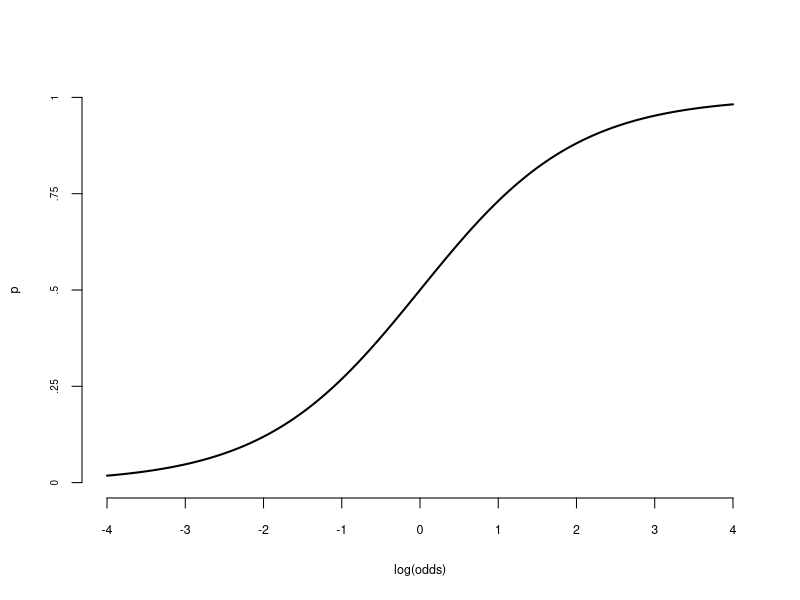
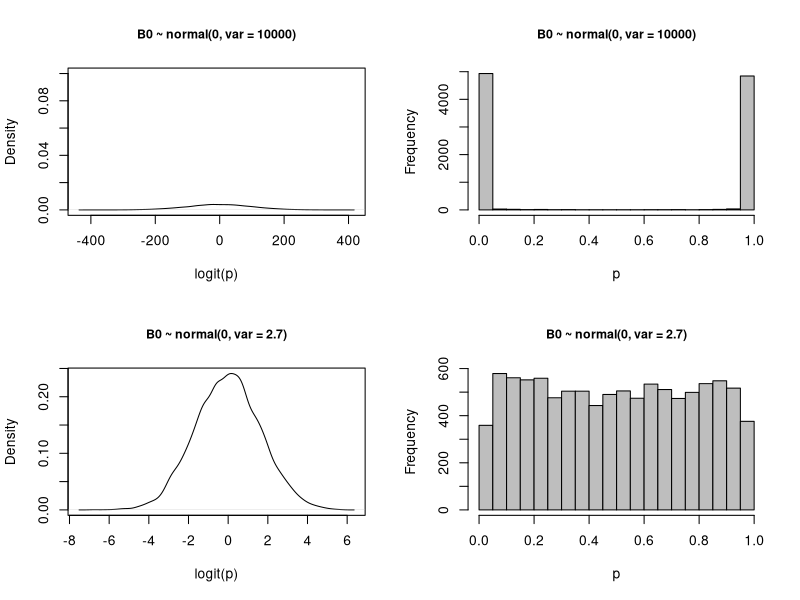
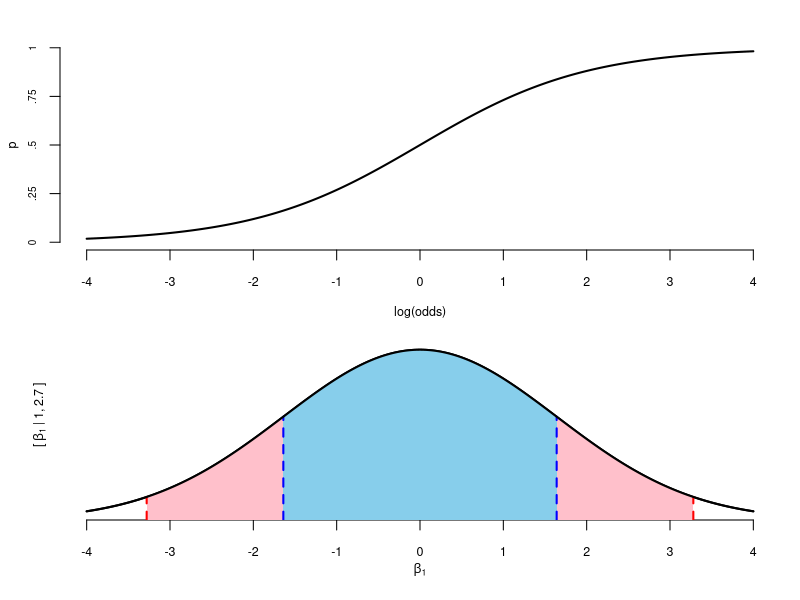

Write the R code that produced these figures, in order.
## ---- chunk 1
knitr::opts_chunk$set(dev = 'pdf')
## ---- chunk 2
x <- seq(-4, 4, .01)
y <- exp(x) / (exp(x) + 1)

plot(x, y, lwd = 2, lty = 1, type = "l", xlab = "log(odds)", ylab = "p", frame.plot=FALSE,  
     yaxt = 'n', xaxt = 'n', xlim = c(-4, 4), ylim = c(0, 1), cex.lab = .75)

axis(1, at = c(-4, -3, -2, -1, 0, 1, 2, 3, 4), cex.axis = .75)
axis(2, at = c(0, .25, .5, .75, 1), labels =  c("0", ".25", ".5", ".75", "1"), cex.axis = .6)
## ---- chunk 3
par(mfrow = c(2,2))
x <- rnorm(10000, 0, 10000^.5)
plot(density(x), ylim = c(0, .1), main = "B0 ~ normal(0, var = 10000)", cex.main = .9, xlab = "logit(p)")
x2 <- exp(x)/(1 + exp(x))
hist(x2, xlab = "p", main = "B0 ~ normal(0, var = 10000)", cex.main = .9, col = "gray")

x <- rnorm(10000, 0, 2.7^.5)
plot(density(x), main = "B0 ~ normal(0, var = 2.7)", cex.main = .9, xlab = "logit(p)")
x2 <- exp(x)/(1 + exp(x))
hist(x2, xlab = "p", main = "B0 ~ normal(0, var = 2.7)", cex.main = .9, col = "gray")

## ---- chunk 4

par(mfrow = c(2, 1), mar = c(2.5, 3, 2, 1))

x <- seq(-4, 4, .01)

y <- exp(x) / (exp(x) + 1)

plot(x, y, lwd = 2, lty = 1, type = "l", xlab = "log(odds)", ylab = "p", frame.plot=FALSE,  
     
     yaxt = 'n', xaxt = 'n', xlim = c(-4, 4), ylim = c(0, 1), cex.lab = .75)
axis(1, at = c(-4, -3, -2, -1, 0, 1, 2, 3, 4), cex.axis = .75)
axis(2, at = c(0, .25, .5, .75, 1), labels =  c("0", ".25", ".5", ".75", "1"), cex.axis = .6)
mtext(side = 1, line = 2.5, "log(odds)", cex = .75)
mtext(side = 2, line = 2, "p", cex = .75)

y2 <- dnorm(x, 0, 1.64)
par(mar = c(4, 3, .5, 1))

plot(x, y2, xlab= NA, ylab= NA, lwd = 2, lty=1, type = "l", frame.plot=FALSE, yaxt = 'n', xaxt = 'n', 
xlim = c(-4, 4), ylim = c(0, .3), yaxs = "i", cex.lab = .75)

axis(1, at = c(-4, -3, -2, -1, 0, 1, 2, 3, 4), cex.axis = .75)
mtext(side = 2, line = .5, expression(paste("[ ", beta[1], " | 1, ", 2.7, " ]")), cex = .75)
mtext(side = 1, line = 2, expression(beta[1]), cex = .75)

cord.x <- c(-2,seq(-2,2,0.01),2) 
cord.y <- c(0,dnorm(seq(-2,2,0.01),0,1.64),0) 
polygon(cord.x,cord.y,col='pink', border = NA)
cord.x <- c(-1,seq(-1,1,0.01),1) 
cord.y <- c(0,dnorm(seq(-1,1,0.01),0,1.64),0) 
polygon(cord.x,cord.y,col='skyblue', border = NA)
val <- 1.64 * 2
cord.x <- c(-val, seq(-val, val, 0.01), val) 
cord.y <- c(0, dnorm(seq(-val, val, 0.01), 0, 1.64), 0) 
polygon(cord.x, cord.y, col = 'pink', border = NA)
segments(x0 = -val, y0 = 0, x1 =-val, y1 = dnorm(-val, 0, 1.64), col="red", lwd = 2, lty = 2)
segments(x0 = val, y0 = 0, x1 = val, y1 = dnorm(val, 0, 1.64), col="red", lwd = 2, lty = 2)
val <- 1.64
cord.x <- c(-val, seq(-val, val, 0.01), val) 
cord.y <- c(0, dnorm(seq(-val, val, 0.01),0, 1.64), 0) 
polygon(cord.x, cord.y, col = 'skyblue', border = NA)
segments(x0 = -val, y0 = 0, x1 =-val, y1 = dnorm(-val, 0, 1.64), col="blue", lwd = 2, lty = 2)
segments(x0 = val, y0 = 0, x1 = val, y1 = dnorm(val, 0, 1.64), col="blue", lwd = 2, lty = 2)
lines(x, y2, lwd = 2)
